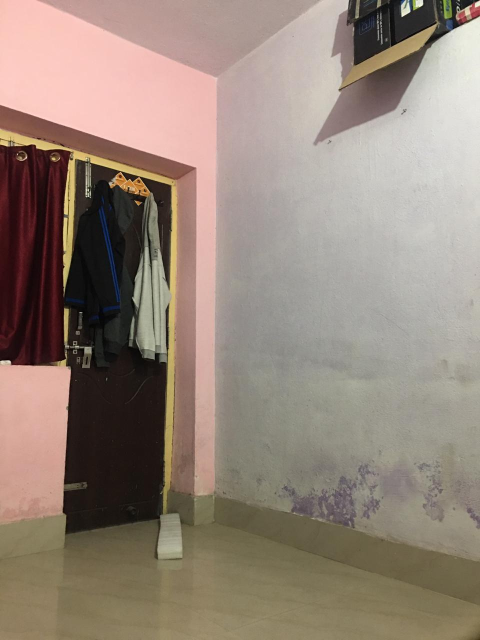
#> input picture images/room/image1.jpeg, 960 x 1280 px (shown at 1/2 size); its folder holds 2 pictures in this run
$ python panorama_stitching.py --images images/room --output out.png
#> lines starting #> are read from the running program, lines starting #| are printed output that depends on the picture
#imutils: convenience functions to make basic image processing operations easier with OpenCV
from imutils import paths
import numpy as np
import argparse
import imutils
import cv2

#parsing arguments
ap = argparse.ArgumentParser()
ap.add_argument("-i", "--images", type=str, required=True, help="name of input directory of images")
ap.add_argument("-o", "--output", type=str, required=True, help="output image")
ap.add_argument("-c", "--crop", type=int, default=0, help="whether to crop")
args = vars(ap.parse_args())

print("loading images...")
imagePaths=sorted(list(paths.list_images(args["images"])))
images=[]

for imagePath in imagePaths:
	print(imagePath)
	image=cv2.imread(imagePath)
#> image is the input picture: shape (1280, 960, 3); mean B, G, R 120.6, 132.7, 148
	images.append(image)

print("stitching images...")
stitcher=cv2.createStitcher() if imutils.is_cv3() else cv2.Stitcher_create()
(status, stitched)=stitcher.stitch(images)
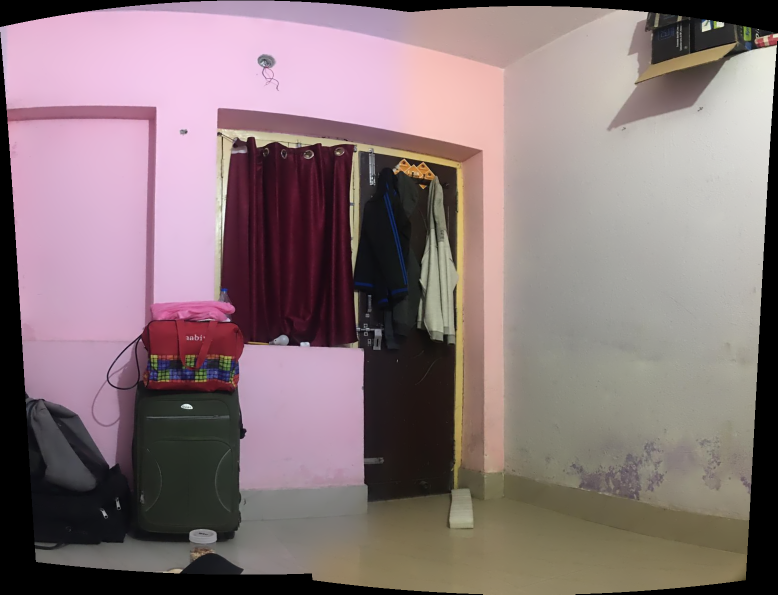
#> stitched: shape (1189, 1555, 3) (shown at 1/2 size); mean of channels 0, 1, 2 121.9, 119.4, 137.7; drawn as B, G, R
#> status = 0

#status is 0 if stitching is successful
if status==0:
	#cropping
	if args["crop"]!=0:
		print("cropping...")
		#add a border of 10 pixels around the image
		stitched = cv2.copyMakeBorder(stitched, 10, 10, 10, 10, cv2.BORDER_CONSTANT, (0, 0, 0))

		#convert to grayscale and threshold
		gray = cv2.cvtColor(stitched, cv2.COLOR_BGR2GRAY)
		thresh = cv2.threshold(gray, 0, 255, cv2.THRESH_BINARY)[1]
		#resized = cv2.resize(thresh, (0,0), fx=.1, fy=.1)
		cv2.imwrite("thresh.png", thresh)
		#cv2.waitKey(0)

		#find contours
		cnts=cv2.findContours(thresh.copy(), cv2.RETR_EXTERNAL, cv2.CHAIN_APPROX_SIMPLE)
		cnts=imutils.grab_contours(cnts)
		c=max(cnts, key=cv2.contourArea)

		mask=np.zeros(thresh.shape, dtype="uint8")
		(x, y, w, h)=cv2.boundingRect(c)
		cv2.rectangle(mask, (x, y), (x+w, y+h), 255, -1)

		#crop rectangular region based on thresholding
		minRect=mask.copy()
		sub=mask.copy()

		while cv2.countNonZero(sub)>0:
			minRect=cv2.erode(minRect, None)
			sub=cv2.subtract(minRect, thresh)

		cnts=cv2.findContours(minRect.copy(), cv2.RETR_EXTERNAL, cv2.CHAIN_APPROX_SIMPLE)
		cnts=imutils.grab_contours(cnts)
		c=max(cnts, key=cv2.contourArea)
		(x, y, w, h)=cv2.boundingRect(c)

		stitched=stitched[y:y+h, x:x+w]

	cv2.imwrite(args["output"], stitched)

	#cv2.imshow("Stitched", stitched)
	#cv2.waitKey(0)

elif status==1:
	print("Not enough images available to create panorama")
elif status==2:
	print("RANSAC homography estimation failed! Not enough distinguishing keypoints found.")
else:
	print("Image stitching failed!!!".format(status))
